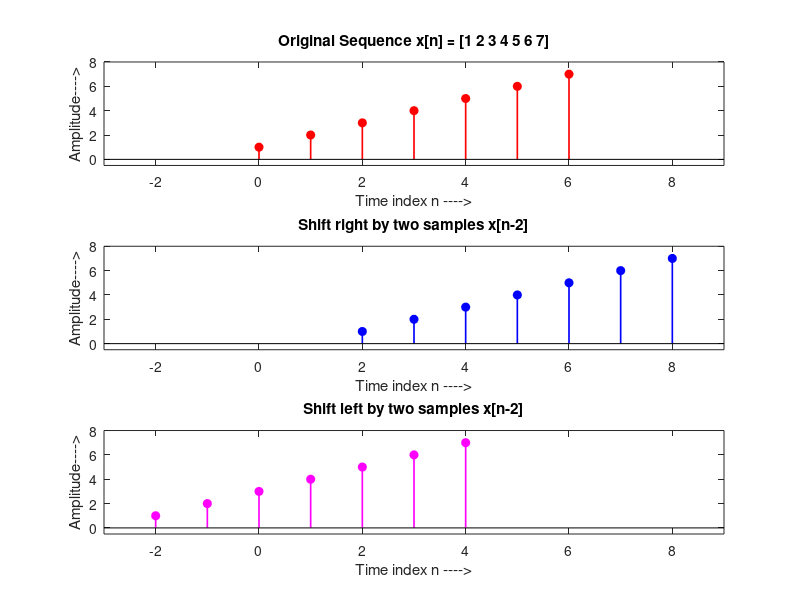

Write the MATLAB code that produced this figure.


%  Program V2_4a: Time Shifting of DT Sequences with time index zero


%%% Developed by Dr. M. Venu Gopala Rao, 
%%% Email: mvgr03@kluniversity.in,  mvgr03@gmail.com,


clear all; close all; clc;

%------------------------------------------------------------------------

%%% Demo: Time Shifting time index = 0;

x = [1 2 3 4 5 6 7];
n0 = 0:6;
nr = n0 + 2 ; %% Shift right by two samples x[n-2];
nl = n0 - 2 ; %% Shift left by two samples x[n+2];

figure();
subplot(3,1,1); stem(n0, x, 'r', 'fill', 'LineWidth', 1.2);
title('Original Sequence x[n] = [1 2 3 4 5 6 7]');%grid on;
xlabel('Time index n ---->'); ylabel('Amplitude---->');
axis([-3 9 -0.5 8]);

subplot(3,1,2); stem(nr, x, 'b', 'fill', 'LineWidth', 1.2);
title('Shift right by two samples x[n-2]');%grid on;
xlabel('Time index n ---->'); ylabel('Amplitude---->');
axis([-3 9 -0.5 8]);

subplot(3,1,3); stem(nl, x, 'm', 'fill', 'LineWidth', 1.2);
title('Shift left by two samples x[n-2]');%grid on;
xlabel('Time index n ---->'); ylabel('Amplitude---->');
axis([-3 9 -0.5 8]);

%------------------------------------------------------------------------
